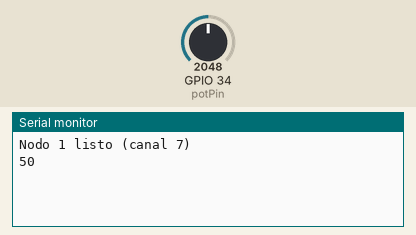
This sketch was run on a simulated ESP32. Parts: the last lines printed to the serial monitor. The inputs (shaded band) are chosen by the test bench; at power-on: GPIO 34 (potPin) = 2048.

Above: at 1.3 s.
1.4 s: GPIO 34 (potPin) set to 2866
At 3.3 s:
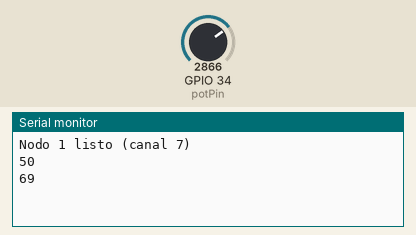
4.1 s: GPIO 34 (potPin) set to 3603
At 4.8 s:
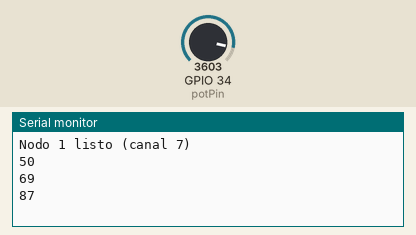
Timing chart, 0 to 7.1 s (numbered marks = the images above; inputs shaded):
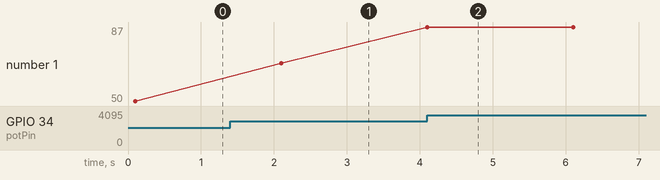

The sketch:

sketch_p3_nodo1.ino
```cpp
#include <WiFi.h>
#include <esp_now.h>
#include <esp_wifi.h>

uint8_t gatewayMAC[] = { 0x00, 0x70, 0x07, 0x82, 0xE9, 0xA0 };

const int potPin = 34;

typedef struct {
  int nivel;
} Mensaje;

Mensaje datos;

void setup() {

  Serial.begin(115200);

  pinMode(potPin, INPUT);

  WiFi.mode(WIFI_STA);
  esp_wifi_set_channel(7, WIFI_SECOND_CHAN_NONE);

  vTaskDelay(pdMS_TO_TICKS(100));

  if (esp_now_init() != ESP_OK) {
    Serial.println("Error ESP-NOW");
    return;
  }

  esp_now_peer_info_t peerInfo = {};
  memcpy(peerInfo.peer_addr, gatewayMAC, 6);
  peerInfo.channel = 7;
  peerInfo.encrypt = false;

  if (esp_now_add_peer(&peerInfo) != ESP_OK) {
    Serial.println("Error agregar peer");
    return;
  }

  Serial.println("Nodo 1 listo (canal 7)");
}

void loop() {

  int lectura = analogRead(potPin);
  datos.nivel = map(lectura, 0, 4095, 0, 100);

  esp_now_send(gatewayMAC, (uint8_t *)&datos, sizeof(datos));

  Serial.println(datos.nivel);

  vTaskDelay(pdMS_TO_TICKS(2000));
}
```

Measured:
- after the input at 1.4 s, the serial monitor: prints a new line after 0.70 s (image 1)
- after the input at 4.1 s, the serial monitor: prints a new line at once (image 2)
- plotted number 1: 50 → 69 after the input at 1.4 s, 69 → 87 after the input at 4.1 s
